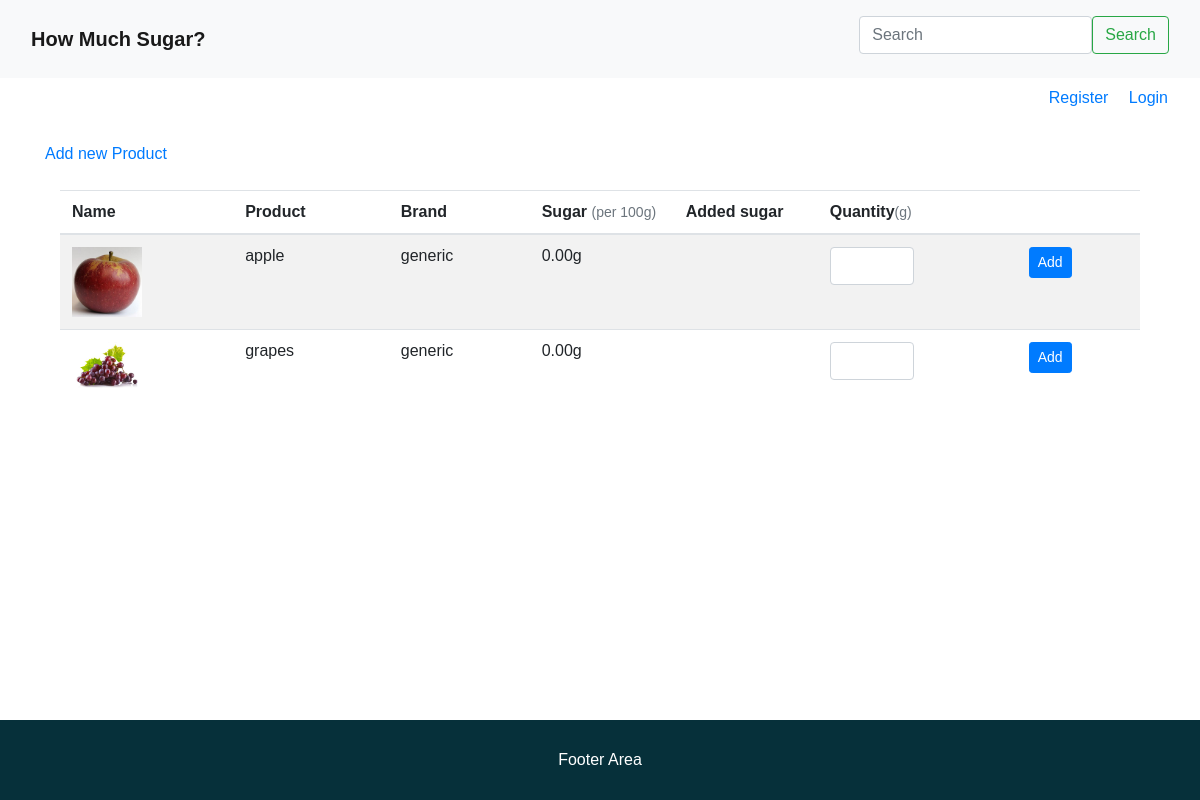
/, run on an earlier commit of the app's database.
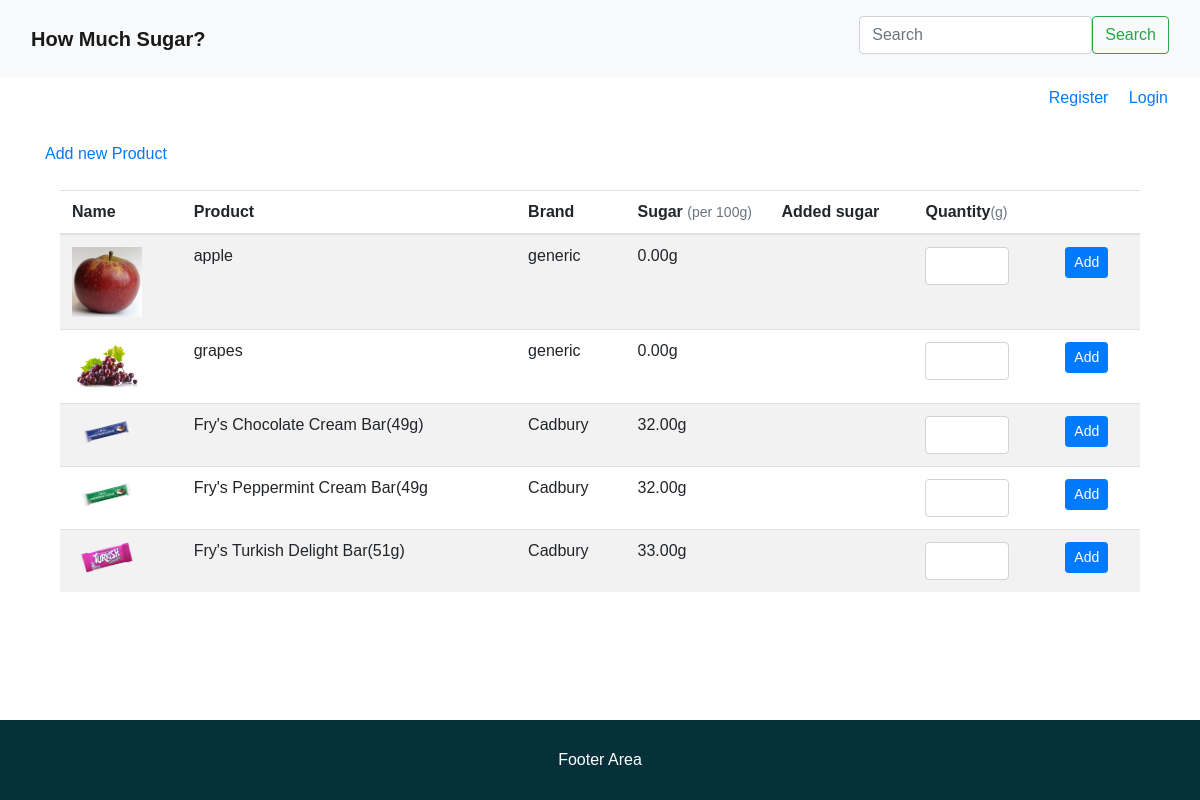
And on a later commit of the database.
### sugarList/models.py (models this page shows, shortened)
class Product(models.Model):
    productName = models.CharField(max_length=250, verbose_name='Name')
    productBrand = models.CharField(max_length=250, verbose_name='Brand')
    productSize = models.DecimalField(max_digits=10, decimal_places=2, verbose_name='Size(g)', default=0)
    productSugar = models.DecimalField(max_digits=10, decimal_places=2, verbose_name='Sugar(per 100g)')
    productAddedSugar = models.BooleanField(verbose_name='Product has added sugar', default=False)
    productImage = models.ImageField(upload_to='img', verbose_name='Image') # check document. on FileField
    dateAdded = models.DateTimeField(auto_now_add=True)

### sugarList/views.py (the view)
# urls.py: path('', views.index, name='index'),
def index(request):
    products = Product.objects.all()
    return render(request, 'sugarList/index.html', {
        'products': products,
    })

### sugarList/templates/sugarList/index.html (shortened to what this page needs)
{% extends 'sugarList/base.html' %}
{% load static %}
{% block porductList %}
    <div class="container">
        <table class="table table-striped">
        <thead>
            <tr>
            <th>Name</th>
            <th>Product</th>
            <th>Brand</th>
            <th style="width:12vw;">Sugar <small class="text-muted">(per 100g)</small></th>
            <th style="width:12vw;">Added sugar</th>
            <th>Quantity<small class="text-muted">(g)</small></th>
            <th></th>
            </tr>
        </thead>
        <tbody>
            {% for product in products %}
                <tr>
                    <td><img src="{{ product.productImage.url }}" width="70"></td>
                    <td>{{ product.productName }}</td>
                    <td>{{ product.productBrand }}</td>
                    <td>{{ product.productSugar }}g</td>
                    <td>
                    </td>
                    <td><input type="number" name="product-quantity" id="productQuantity" class="form-control" style="width:7vw;"></td>
                    <td><button class="btn btn-sm btn-primary">Add</button></td>
                </tr>
            {% endfor %}
        </tbody>
        </table>
    </div>
{% endblock %}

### sugarList/templates/sugarList/base.html (shortened to what this page needs)
{% load static %}
{% load bootstrap4 %}
{% bootstrap_css %}
<html lang="en">
<head>
    <link href="{% static 'sugarList/styles.css' %}" rel="stylesheet">
</head>
<body>
    <nav class="navbar navbar-light bg-light">
        <div class="container-fluid">
          <a class="navbar-brand" href="{% url 'index' %}"><b>How Much Sugar?</b></a>
          <form class="d-flex mt-2">
            <input class="form-control me-2" type="search" placeholder="Search" aria-label="Search">
            <button class="btn btn-outline-success" type="submit">Search</button>
          </form>
        </div>
      </nav>
      <nav class="navbar">
        <div class="ml-auto">
        {% if user.is_authenticated %}
          <a class="navbar-link text-end mr-2" href="#">Account</a>
          <span>/</span>
          <a class="navbar-link text-end mr-3 ml-2" href="#">Logout</a>
        {% else %}
            <a class="navbar-link mr-2" href="#">Register</a>
            <a class="navbar-link mr-3 ml-2" href="#">Login</a>
        {% endif %}
        </div>
      </nav>
    <div class="container mt-4">
        <a href="{% url 'addproduct' %}">Add new Product</a>
    </div>
    <div class="container mt-4 pb-4">
        {% block porductList %}
        {% endblock %}
    </div>
    <div class="container mt-4 pb-4">
    </div>
    <footer>
        Footer Area
    </footer>
</body>
</html>

### sugarList/static/sugarList/styles.css (style rules this page uses)
html { position: relative; min-height: 100%; }
body { margin: 0 0 100px; font-family: sans-serif; }
footer { position: absolute; left: 0; bottom: 0; height: 5em; width: 100%; color:#FFFFFF; background: #06303A; font-size:1em; text-align: center; line-height:5em; }

What changed in the data, as far as the page shows it:
added Product: productImage (picture), productName "Fry's Chocolate Cream Bar(49g)", productBrand "Cadbury", productSugar "32.00"
added Product: productImage (picture), productName "Fry's Peppermint Cream Bar(49g", productBrand "Cadbury", productSugar "32.00"
added Product: productImage (picture), productName "Fry's Turkish Delight Bar(51g)", productBrand "Cadbury", productSugar "33.00"
